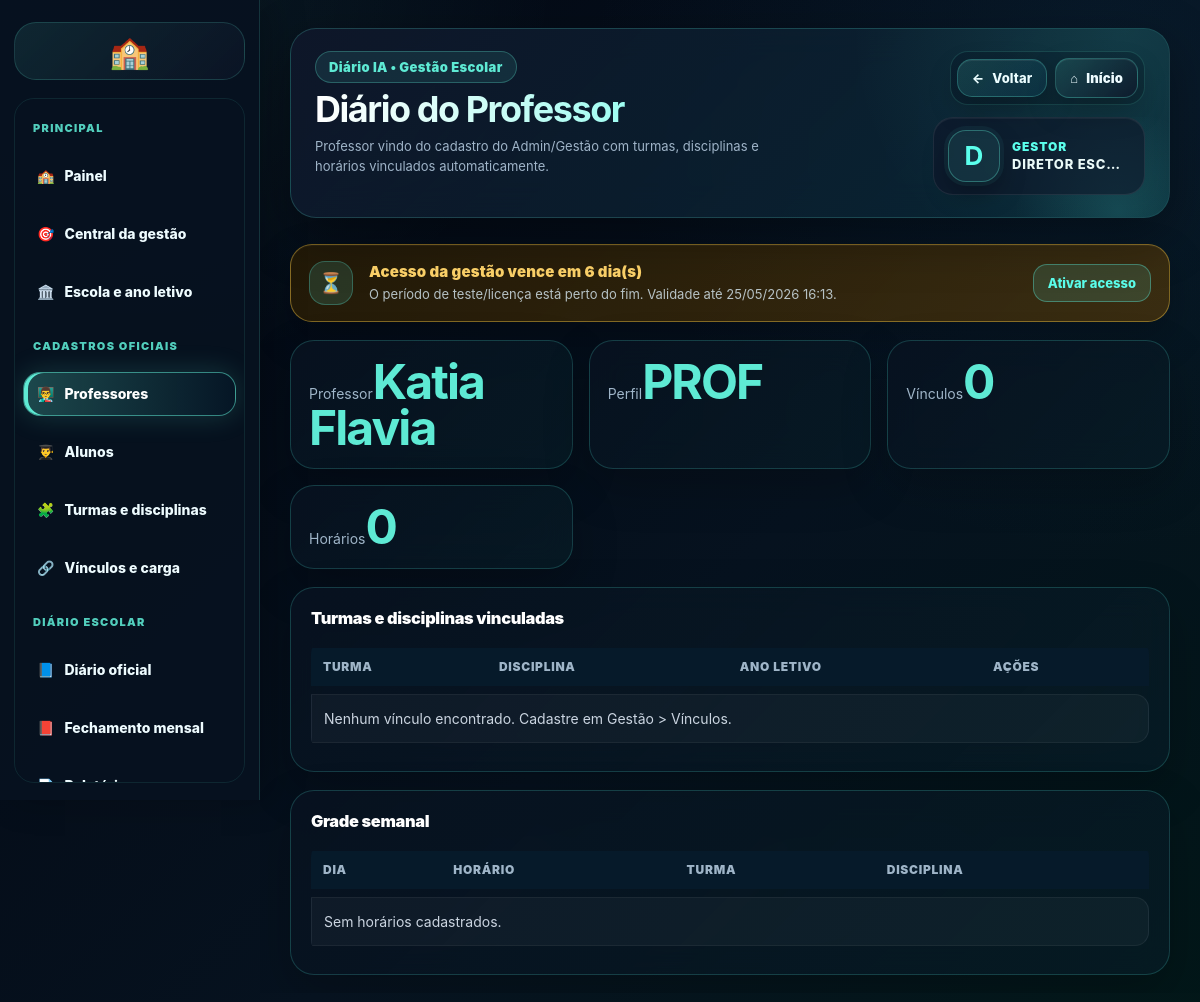
Page /gestao/professor/7/diario-real/ (signed in) on the committed database.
### apps/usuarios/models.py (models this page shows, shortened)
class Usuario(AbstractUser):
    class TipoUsuario(models.TextChoices):
        ADMIN = 'ADMIN', 'Administrador'
        PROF = 'PROF', 'Professor'
        COORD = 'COORD', 'Coordenador'
        SEC = 'SEC', 'Secretaria'
    tipo = models.CharField(
        max_length=10,
        choices=TipoUsuario.choices,
        default=TipoUsuario.PROF
    )
    foto = models.ImageField(
        upload_to="professores/",
        null=True,
        blank=True
    )
    gestao_teste_inicio = models.DateTimeField(
        null=True,
        blank=True,
        verbose_name="Início do teste da gestão",
    )
    gestao_acesso_expira_em = models.DateTimeField(
        null=True,
        blank=True,
        verbose_name="Acesso da gestão expira em",
    )
    gestao_acesso_bloqueado = models.BooleanField(
        default=False,
        verbose_name="Acesso da gestão bloqueado",
    )
    gestao_serial_ultimo = models.CharField(
        max_length=255,
        blank=True,
        default="",
        verbose_name="Último serial aplicado",
    )

### apps/core/views_ia.py (the view)
# urls.py: path('gestao/professor/<int:professor_id>/diario-real/', views.gestao_professor_diario_real, name='gestao_professor_diario_real'),
@login_required
def gestao_professor_diario_real(request, professor_id):
    if not usuario_gestor(request.user):
        return render(request, "core/acesso_negado.html")
    Usuario = get_user_model()
    professor = get_object_or_404(Usuario, id=professor_id, tipo="PROF")
    perfil, _ = ProfessorPerfil.objects.get_or_create(usuario=professor, defaults={"ativo": True})
    vinculos = ProfessorTurmaDisciplina.objects.filter(professor=professor, ativo=True).select_related("turma", "disciplina", "ano_letivo")
    horarios = HorarioAula.objects.filter(professor=professor, ativo=True).select_related("turma", "disciplina").order_by("dia_semana", "ordem")
    turmas = Turma.objects.filter(id__in=vinculos.values_list("turma_id", flat=True)).distinct().order_by("nome")
    dados = []
    for turma in turmas:
        dados.append(_resumo_diario_turma(turma, professor))
    return render(request, "gestao/professor_diario_real.html", {
        "professor": professor,
        "perfil": perfil,
        "vinculos": vinculos,
        "horarios": horarios,
        "dados": dados,
        "hoje": date.today(),
    })

### apps/core/context_processors.py (called while the page is built, shortened)
def escola_institucional(request):
    dados = {
        "escola_login": None,
        "escola_login_estado": "ESTADO DO MARANHÃO",
        "escola_login_secretaria": "SECRETARIA DE ESTADO DA EDUCAÇÃO",
        "escola_login_nome_titulo": "Instituição escolar",
        "escola_login_nome_info": "Configurar no painel da gestão",
        "escola_login_aldeia": "Configurar no painel da gestão",
        "escola_login_terra": "Configurar no painel da gestão",
        "escola_login_texto": "Ambiente oficial de acesso da instituição escolar.",
        "gestor_login_nome": "Direção escolar",
        "gestor_login_cargo": "Gestão responsável",
    }
    try:
        from apps.academico.models import Escola
        escola = Escola.objects.filter(ativa=True).first() or Escola.objects.first()
        dados["escola_login"] = escola
    except Exception:
        pass
    return dados

### apps/core/licenca_gestao.py (called while the page is built)
def dias_teste_gestao():
    return max(int(getattr(settings, "GESTAO_TRIAL_DIAS", 7)), 1)

def usuario_eh_gestao(user):
    return getattr(user, "is_authenticated", False) and getattr(user, "tipo", "") in PERFIS_GESTAO

def garantir_periodo_teste(user):
    if not usuario_eh_gestao(user):
        return user
    if getattr(user, "gestao_acesso_expira_em", None):
        return user
    agora = timezone.now()
    inicio = getattr(user, "date_joined", None) or agora
    if timezone.is_naive(inicio):
        inicio = timezone.make_aware(inicio, timezone.get_current_timezone())
    user.gestao_teste_inicio = getattr(user, "gestao_teste_inicio", None) or inicio
    user.gestao_acesso_expira_em = inicio + timedelta(days=dias_teste_gestao())
    user.gestao_acesso_bloqueado = False
    user.save(update_fields=["gestao_teste_inicio", "gestao_acesso_expira_em", "gestao_acesso_bloqueado"])
    return user

def acesso_gestao_expirado(user):
    if not usuario_eh_gestao(user):
        return False
    garantir_periodo_teste(user)
    if getattr(user, "gestao_acesso_bloqueado", False):
        return True
    expira = getattr(user, "gestao_acesso_expira_em", None)
    if not expira:
        return False
    return timezone.now() > expira

### apps/core/templatetags/tratamento_usuario_tags.py (called while the page is built)
def _clean(value):
    return str(value or "").strip()

def _primeiro_nome(user):
    nome = _nome_usuario(user)
    return _clean(nome.split()[0]).lower()

@register.filter
def nome_exibicao(user):
    return _nome_usuario(user)

@register.filter
def tratamento_gestao(user):
    return "Gestora" if _provavel_feminino(user) else "Gestor"

### templates/gestao/professor_diario_real.html
{% extends 'gestao/base_premium_gestao.html' %}
{% block titulo %}Diário do Professor{% endblock %}
{% block subtitulo %}Professor vindo do cadastro do Admin/Gestão com turmas, disciplinas e horários vinculados automaticamente.{% endblock %}
{% block conteudo %}
<section class="grid">
  <article class="card"><span>Professor</span><strong>{{ professor.get_full_name|default:'Não informado' }}</strong></article>
  <article class="card"><span>Perfil</span><strong>{{ professor.tipo }}</strong></article>
  <article class="card"><span>Vínculos</span><strong>{{ vinculos.count }}</strong></article>
  <article class="card"><span>Horários</span><strong>{{ horarios.count }}</strong></article>
</section>
<section class="panel">
  <h3>Turmas e disciplinas vinculadas</h3>
  <table class="table">
    <thead><tr><th>Turma</th><th>Disciplina</th><th>Ano letivo</th><th>Ações</th></tr></thead>
    <tbody>{% for v in vinculos %}<tr><td>{{ v.turma.nome }}</td><td>{{ v.disciplina.nome }}</td><td>{{ v.ano_letivo|default:v.turma.ano_letivo }}</td><td><a class="gestao-base-btn" href="{% url 'diario_oficial_turma_completo' v.turma.id %}">Abrir diário</a> <a class="gestao-base-btn" href="{% url 'frequencia_disciplina_mensal' v.turma.id v.disciplina.id %}">Frequência</a></td></tr>{% empty %}<tr><td colspan="4">Nenhum vínculo encontrado. Cadastre em Gestão > Vínculos.</td></tr>{% endfor %}</tbody>
  </table>
</section>
<section class="panel">
  <h3>Grade semanal</h3>
  <table class="table"><thead><tr><th>Dia</th><th>Horário</th><th>Turma</th><th>Disciplina</th></tr></thead><tbody>{% for h in horarios %}<tr><td>{{ h.get_dia_semana_display }}</td><td>{{ h.ordem }}º • {{ h.hora_inicio }} às {{ h.hora_fim }}</td><td>{{ h.turma.nome }}</td><td>{{ h.disciplina.nome }}</td></tr>{% empty %}<tr><td colspan="4">Sem horários cadastrados.</td></tr>{% endfor %}</tbody></table>
</section>
{% endblock %}

### templates/gestao/base_premium_gestao.html (shortened to what this page needs)
{% load static tratamento_usuario_tags %}
<!doctype html>
<html lang="pt-br">
<head>
    <link rel="stylesheet" href="{% static 'css/premium_base_final.css' %}">
    <link rel="stylesheet" href="{% static 'css/premium_responsive_final.css' %}">
    <link rel="stylesheet" href="{% static 'css/premium_print_final.css' %}">
</head>
<body>
<div class="layout ia-clean-shell gestao-shell">
    {% include 'partials/gestao_sidebar.html' %}
    <main class="content gestao-content">
        <header class="gestao-base-header no-print">
            <div>
                <span class="gestao-base-badge">Diário IA • Gestão Escolar</span>
                <h1 class="gestao-base-title">{% block titulo %}{% endblock %}</h1>
                <p class="gestao-base-sub">{% block subtitulo %}Administração escolar{% endblock %}</p>
            </div>
            <div class="gestao-base-actions">
                {% include 'partials/gestao_page_actions.html' %}
                <a class="hero-mini-card gestao-mini-user profile-mini-link profile-mini-with-name" href="{% url 'gestao_configuracoes' %}" title="Imagem e perfil da gestão">
                    {% if request.user and request.user.is_authenticated and request.user.foto %}
                        <img class="profile-mini-photo" src="{{ request.user.foto.url }}" alt="Imagem da gestão">
                    {% else %}
                        <strong class="profile-mini-initial">{% if request.user and request.user.is_authenticated %}{{ request.user|nome_exibicao|default:'G'|slice:':1' }}{% else %}G{% endif %}</strong>
                    {% endif %}
                    <span class="profile-mini-text">
                        <b class="profile-mini-role">{% if request.user and request.user.is_authenticated %}{{ request.user|tratamento_gestao }}{% else %}Gestor(a){% endif %}</b>
                        <small class="profile-mini-name">{% if request.user and request.user.is_authenticated %}{{ request.user|nome_exibicao }}{% else %}Acesso da gestão{% endif %}</small>
                    </span>
                </a>
            </div>
        </header>
        {% include 'partials/aviso_licenca_gestao.html' %}
        {% block conteudo %}{% endblock %}
    </main>
</div>
</body>
</html>

### templates/partials/aviso_licenca_gestao.html (shortened to what this page needs)
{% load licenca_tags %}
{% licenca_gestao_status as licenca_gestao %}
{% if licenca_gestao.mostrar %}
  <section class="gestao-license-banner gestao-license-banner-{{ licenca_gestao.status }} no-print">
    <div class="gestao-license-icon">{% if licenca_gestao.expirado %}🔒{% elif licenca_gestao.status == 'ok' %}✅{% else %}⏳{% endif %}</div>
    <div class="gestao-license-text">
      <strong>{{ licenca_gestao.titulo }}</strong>
      <span>{{ licenca_gestao.texto }} Validade até {{ licenca_gestao.expira|date:"d/m/Y H:i" }}.</span>
    </div>
    {% if licenca_gestao.expirado or licenca_gestao.status != 'ok' %}
      <a class="gestao-license-action" href="{% url 'ativar_acesso_gestao' %}">Ativar acesso</a>
    {% endif %}
  </section>
{% endif %}

### templates/partials/aviso_licenca_gestao.html (style rules this page uses)
.gestao-license-banner { display:flex; align-items:center; justify-content:space-between; gap:16px; margin:0 0 18px; padding:16px 18px; border:1px solid rgba(95,255,238,.28); border-radius:22px; background:linear-gradient(135deg, rgba(8,20,38,.92), rgba(15,68,73,.72)); box-shadow:0 16px 40px rgba(0,0,0,.22), inset 0 1px 0 rgba(255,255,255,.04); color:#eaffff; }
.gestao-license-icon { width:44px; height:44px; border-radius:16px; display:grid; place-items:center; background:rgba(95,255,238,.12); border:1px solid rgba(95,255,238,.25); font-size:20px; flex:0 0 auto; }
.gestao-license-text { display:flex; flex-direction:column; gap:4px; min-width:0; flex:1; }
.gestao-license-text strong { font-size:15px; font-weight:900; color:#6dfff0; letter-spacing:.01em; }
.gestao-license-text span { font-size:13px; line-height:1.45; color:rgba(226,245,255,.76); }
.gestao-license-action { text-decoration:none; white-space:nowrap; padding:10px 14px; border-radius:14px; border:1px solid rgba(95,255,238,.35); background:rgba(95,255,238,.12); color:#6dfff0; font-size:13px; font-weight:900; }
.gestao-license-banner-atencao { border-color:rgba(255,207,73,.42); background:linear-gradient(135deg, rgba(37,27,7,.92), rgba(76,53,11,.74)); }
.gestao-license-banner-atencao .gestao-license-text strong, .gestao-license-banner-atencao .gestao-license-action { color:#ffd46a; }

### rows in the picture
Usuario: user|nome_exibicao "D", user|tratamento_gestao "GESTOR", user|nome_exibicao "DIRETOR ESC…", expira "25/05/2026 16:13"
Usuario: get_full_name "Katia Flavia", tipo "PROF"

### other values in the picture
{{ licenca_gestao.titulo }} "Acesso da gestão vence em 6 dia(s)"
{{ licenca_gestao.texto }} "O período de teste/licença está perto do fim."
{{ vinculos.count }} "0"
{{ horarios.count }} "0"
